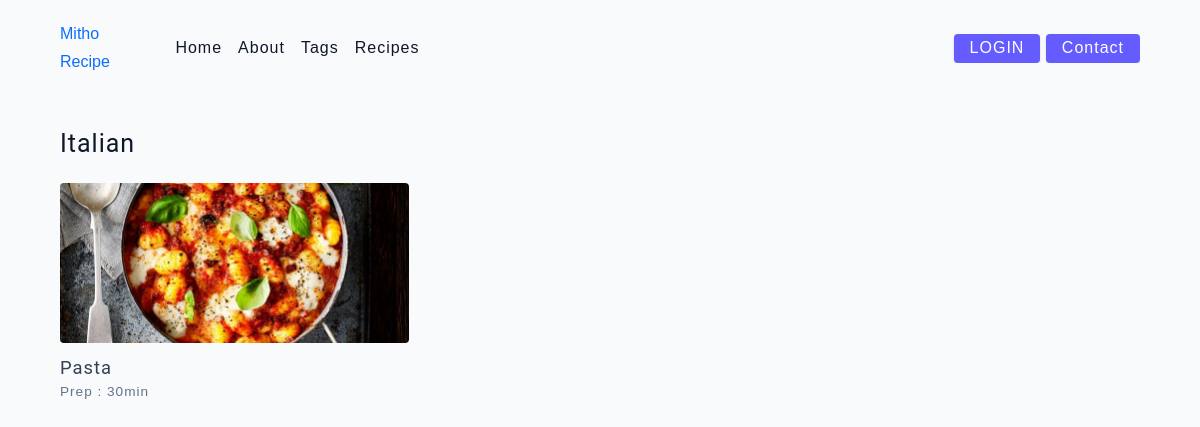
Screenshot of /template/5 with the database file from the repository.
### back/models/category.py (models this page shows, shortened)
class Category(models.Model):
    name = models.CharField(max_length=20)

### back/models/product.py (models this page shows, shortened)
class Product(models.Model):
    name = models.CharField(max_length=50)
    time = models.IntegerField(default=0)
    category = models.ManyToManyField(Category)
    description = models.CharField(max_length=500, default='' , null=True , blank=True)
    image = models.ImageField(upload_to='uploads/products/')

### back/views.py (the view)
# urls.py: path('template/<str:id>', views.template),
def template(request, id):
    category = Category.objects.filter(id=id).first()
    prod = Product.objects.filter(id=category.id).first()
    context = {
        'cat': category,
        'prod': prod,
    }
    return render(request, 'template.html', context)

### back/templates/template.html (shortened to what this page needs)
{%extends 'header.html'%}
{% block content %}
  <body>
    <main class="page">
      <div class="featured-recipes">
        <h4>{{cat.name}}</h4>
        <div class="recipes-list">
          <a href="/recipe/{{p.id}}" class="recipe">
            <img
              src="{{ prod.image.url }}"
              class="img recipe-img"
              alt=""
            />
            <h5>{{prod.name}}</h5>
            <p>Prep : {{prod.time}}min </p>
          </a>
        </div>
      </div>
    </main>
  </body>
{% endblock %}

### back/static/main.css (style rules this page uses)
html { font-size: 100%; }
:root { --primary-100: #e2e0ff; --primary-200: #c1beff; --primary-300: #a29dff; --primary-400: #837dff; --primary-500: #645cff; --primary-600: #504acc; --primary-700: #3c3799; --primary-800: #282566; --primary-900: #141233; --grey-50: #f8fafc; --grey-100: #f1f5f9; --grey-200: #e2e8f0; --grey-300: #cbd5e1; --grey-400: #94a3b8; --grey-500: #64748b; --grey-600: #475569; --grey-700: #334155; --grey-800: #1e293b; --grey-900: #0f172a; --black: #222; --white: #fff; --red-light: #f8d7da; --red-dark: #842029; --green-light: #d1e7dd; --green-dark: #0f5132; --headingFont: 'Roboto', sans-serif; --bodyFont: 'Nunito', sans-serif; --smallText: 0.7em; --backgroundColor: var(--grey-50); --textColor: var(--grey-900); --borderRadius: 0.25rem; --letterSpacing: 1px; --transition: 0.3s ease-in-out all; --max-width: 1120px; --fixed-width: 600px; --shadow-1: 0 1px 3px 0 rgba(0, 0, 0, 0.1), 0 1px 2px 0 rgba(0, 0, 0, 0.06); --shadow-2: 0 4px 6px -1px rgba(0, 0, 0, 0.1), 0 2px 4px -1px rgba(0, 0, 0, 0.06); --shadow-3: 0 10px 15px -3px rgba(0, 0, 0, 0.1), 0 4px 6px -2px rgba(0, 0, 0, 0.05); --shadow-4: 0 20px 25px -5px rgba(0, 0, 0, 0.1), 0 10px 10px -5px rgba(0, 0, 0, 0.04); }
body { background: var(--backgroundColor); font-family: var(--bodyFont); font-weight: 400; line-height: 1.75; color: var(--textColor); }
p { margin-top: 0; margin-bottom: 1.5rem; max-width: 40em; }
h1, h2, h3, h4, h5 { margin: 0; margin-bottom: 1.38rem; font-family: var(--headingFont); font-weight: 400; line-height: 1.3; text-transform: capitalize; letter-spacing: var(--letterSpacing); }
h4 { font-size: 1.563rem; }
h5 { font-size: 1.25rem; }
a { text-decoration: none; }
.img { width: 100%; display: block; object-fit: cover; }
::placeholder { font-family: inherit; color: var(--grey-400); }
.page { width: 90vw; max-width: var(--max-width); margin: 0 auto; }
.page { padding-top: 2rem; min-height: calc(100vh - (6rem + 4rem)); }
.recipes-list { display: grid; gap: 2rem 1rem; padding-bottom: 3rem; }
.recipe { display: block; }
.recipe-img { height: 15rem; border-radius: var(--borderRadius); margin-bottom: 1rem; }
.recipe h5 { margin-bottom: 0; margin-top: 0.25rem; line-height: 1; color: var(--grey-700); }
.recipe p { margin-bottom: 0; line-height: 1; color: var(--grey-500); margin-top: 0.5rem; letter-spacing: var(--letterSpacing); }
@media screen and (min-width: 576px) { .recipes-list { grid-template-columns: 1fr 1fr; } }
@media screen and (min-width: 576px) { .recipe-img { height: 10rem; } }
@media screen and (min-width: 992px) { .recipes-list { grid-template-columns: 1fr 1fr; } }
@media screen and (min-width: 992px) { .recipe p { font-size: 0.85rem; } }
@media screen and (min-width: 1200px) { .recipe h5 { font-size: 1.15rem; } }
@media screen and (min-width: 1200px) { .recipes-list { grid-template-columns: 1fr 1fr 1fr; } }

### rows the page displays
Category: name "Italian"
Product: image (picture), name "Pasta", time "30"
